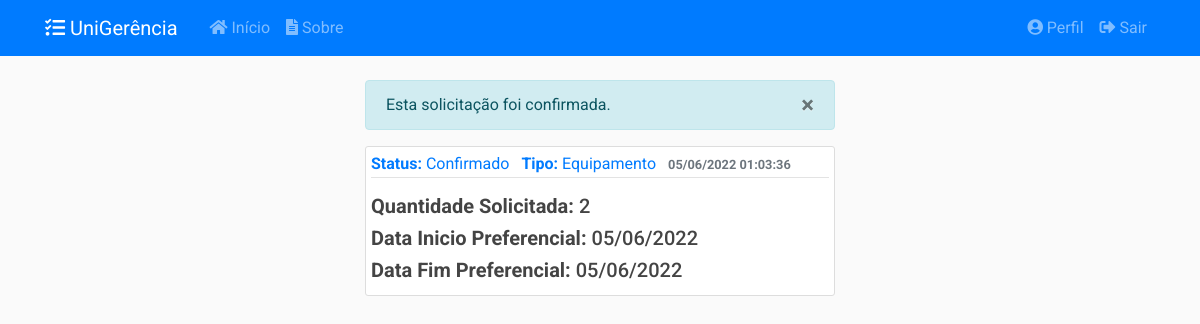
/solicitacoes/8 (signed in), run on an earlier commit of the app's database.
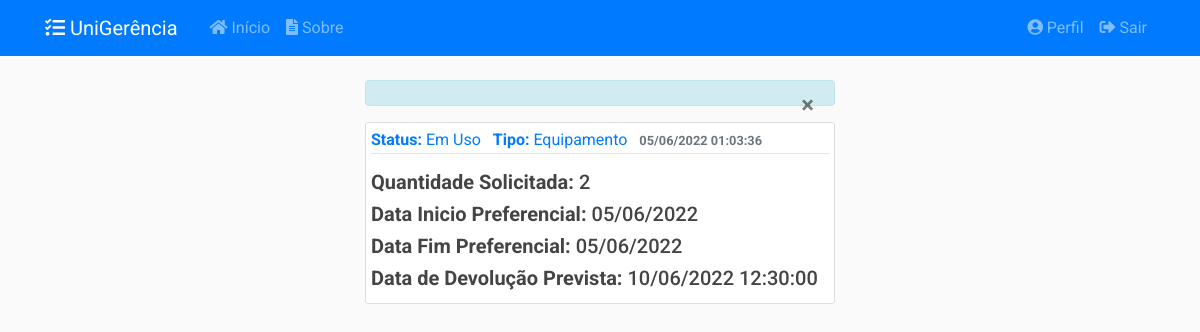
And on a later commit of the database.
### app/models/solicitacoes.py (models this page shows, shortened)
class Solicitacao(db.Model):
    __tablename__ = 'solicitacoes'
    __table_args__ = {'extend_existing': True}
    id = db.Column(db.Integer, primary_key=True)
    status = db.Column(db.Enum(Status), default=Status.ABERTO.name)
    data_abertura = db.Column(db.DateTime, nullable=False,
                              default=datetime.now().astimezone(fuso_horario))
    data_inicio_pref = db.Column(db.Date, nullable=False)
    data_fim_pref = db.Column(db.Date, nullable=False)
    data_retirada = db.Column(db.DateTime, nullable=True)
    data_devolucao = db.Column(db.DateTime, nullable=True)
    data_cancelamento = db.Column(db.DateTime, nullable=True)
    data_finalizacao = db.Column(db.DateTime, nullable=True)
    quantidade = db.Column(db.Integer, nullable=False, default=0)
    descricao = db.Column(db.String(20), nullable=False)
    tipo = db.Column(db.String(20), nullable=False)
    ativo = db.Column(db.Boolean, nullable=False, default=True)
    usuario_id = db.Column(db.Integer, db.ForeignKey('usuarios.id'),
                           nullable=False)
    turno_id = db.Column(db.Integer, db.ForeignKey('turnos.id'),
                           nullable=False)
    turno = db.relationship('Turno', back_populates='solicitacoes')
    def recupera_id(sol_id):
        return Solicitacao.query.filter_by(id=sol_id).filter_by(ativo=True).first_or_404()
    def verifica_autor(self, usuario):
        if self.autor == usuario or self.autor.tipo.name == 'AMDIN':
            return True
        else:
            return False
    __mapper_args__ = {
        'polymorphic_identity': 'SOLICITACAO',
        'polymorphic_on': tipo
    }
    def __repr__(self):
        return f"Solicitação #{self.id} - {self.tipo} - {self.status.value}"

### app/controllers/solicitacoes.py (the view)
@solicitacoes.route("/<int:solicitacao_id>")
@login_required
def solicitacao(solicitacao_id):
    solicitacao = Solicitacao.recupera_id(solicitacao_id)
    if not solicitacao.verifica_autor(current_user):
        abort(403)
    return render_template('solicitacoes/solicitacao.html',
                           title=solicitacao, solicitacao=solicitacao)

### app/models/usuarios.py (called while the page is built)
@login_manager.user_loader
def load_user(user_id):
    return Usuario.query.get(int(user_id))

### app/templates/solicitacoes/solicitacao.html (shortened to what this page needs)
{% extends "layout.html" %}
{% block conteudo %}
{% if solicitacao.status.name != 'PENDENTE' %}
<div class="alert alert-info" role="alert" id="alert-message">
    <button type="button" class="close" data-dismiss="alert">
    <span>&times;</span>
    </button>
    {% if solicitacao.status.name == 'ABERTO' %}
    Esta solicitação ainda não foi confirmada.
    {% elif solicitacao.status.name == 'SOLICITADO' %}
    Esta solicitação está na lista de espera.
    {% elif solicitacao.status.name == 'CONFIRMADO' %}
    Esta solicitação foi confirmada.
    {% elif solicitacao.status.name == 'CANCELADO' %}
    Esta solicitação foi cancelada.
    {% elif solicitacao.status.name == 'FECHADO' %}
    Esta solicitação já foi finalizada.
    {% endif %}
</div>
{% endif %}
<article class="media content-section">
    <div class="media-body">
        <div class="article-metadata mb-3">
            <a class="mr-2"><strong>Status:</strong> {{ solicitacao.status.value }}</a>
            {% if solicitacao.tipo == 'EQUIPAMENTO' %}
            <a class="mr-2"><strong>Tipo:</strong> Equipamento</a>
            {% elif solicitacao.tipo == 'SALA' %}
            <a class="mr-2"><strong>Tipo:</strong> Sala</a>
            {% endif %}
            <small class="text-muted"><strong>{{ solicitacao.data_abertura.strftime('%d/%m/%Y %H:%M:%S') }}</strong></small>
        </div>
        {% if solicitacao.quantidade %}
            <h5 class="article-content"><strong>Quantidade Solicitada:</strong> {{ solicitacao.quantidade }}</h5>
        {% endif %}
        {% if solicitacao.data_inicio_pref %}
            <h5 class="article-content"><strong>Data Inicio Preferencial:</strong> {{ solicitacao.data_inicio_pref.strftime('%d/%m/%Y') }}</h5>
        {% endif %}
        {% if solicitacao.data_fim_pref %}
            <h5 class="article-content"><strong>Data Fim Preferencial:</strong> {{ solicitacao.data_fim_pref.strftime('%d/%m/%Y') }}</h5>
        {% endif %}
        {% if solicitacao.data_devolucao %}
            <h5 class="article-content"><strong>Data de Devolução Prevista:</strong> {{ solicitacao.data_devolucao.strftime('%d/%m/%Y %H:%M:%S') }}</h5>
        {% endif %}
    </div>
</article>
{% endblock conteudo %}

What changed in the data, as far as the page shows it:
changed Solicitacao: status.value "Confirmado" → "Em Uso"; data_devolucao (not shown) → "10/06/2022 12:30:00"
Also different on the page:
text no longer shown: "Esta solicitação foi confirmada."
text now shown: "Data de Devolução Prevista:"
